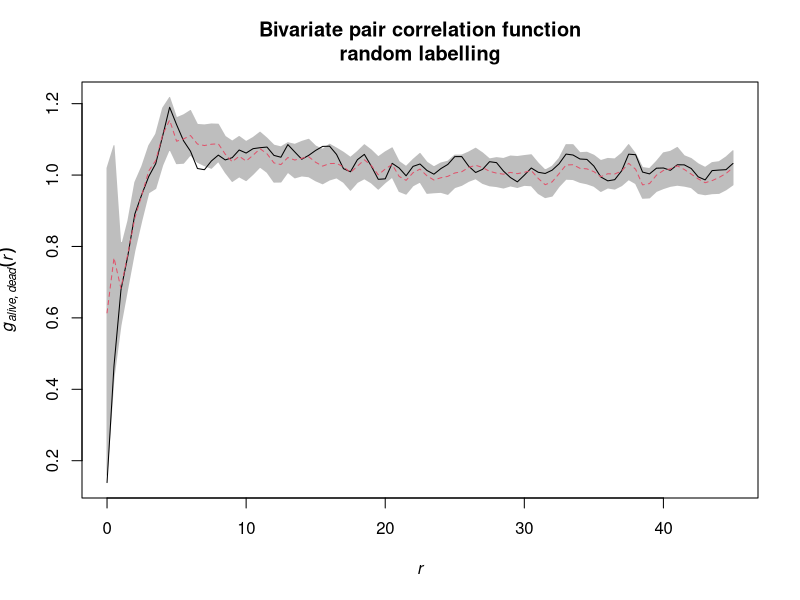
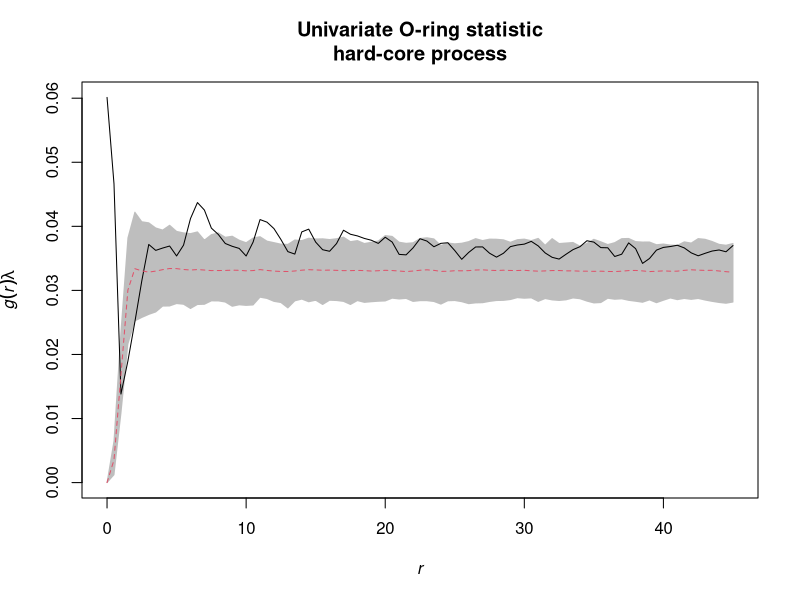
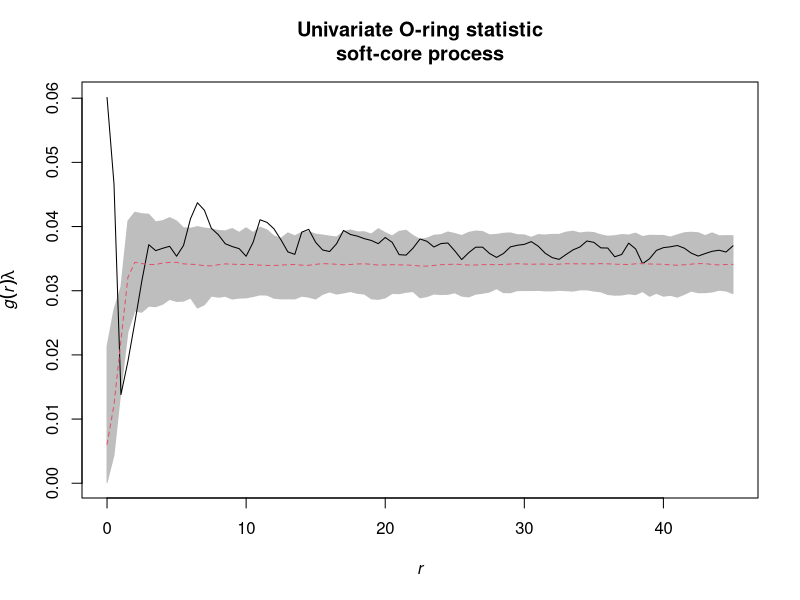
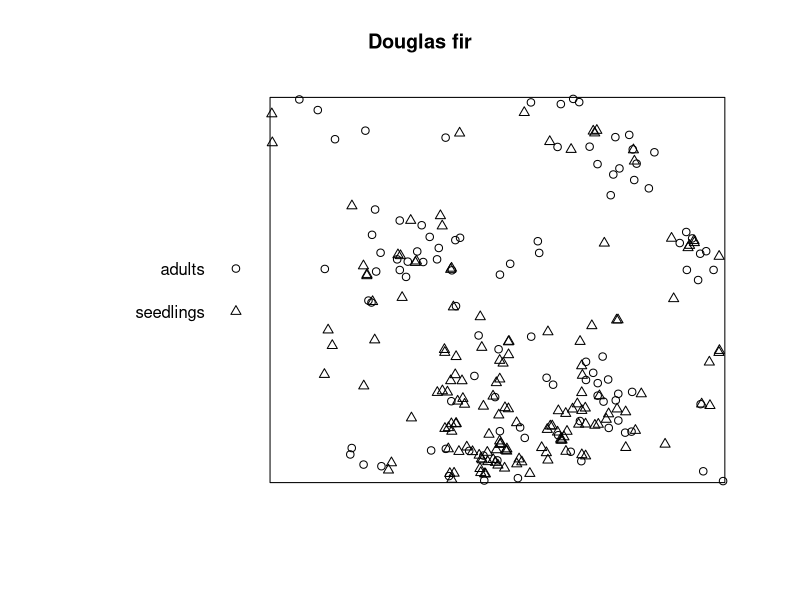
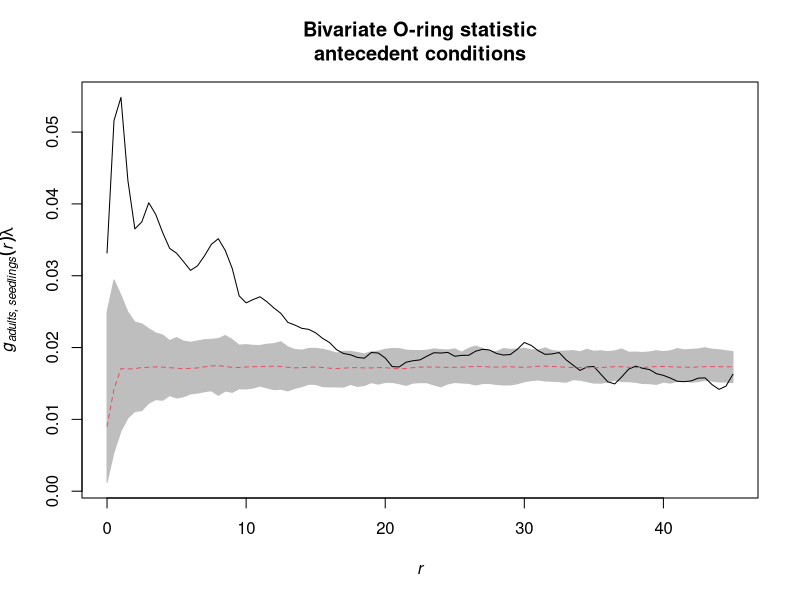
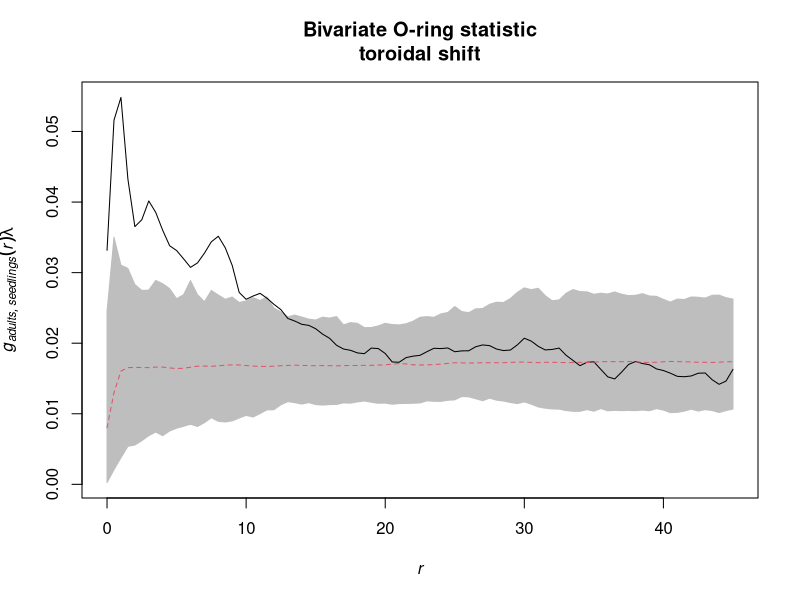

Here is the R script that generated these plots, in order:
## ---- chunk 1
  library(spatstat)
  library(tidyverse)
## ---- chunk 2
  setwd('C:/Users/Maximilian/ownCloud/03_Lehre/Spatial_Statistics/Practicals/Spatial_statistics_R')
  douglas_fir <- read_delim(file = 'DouglasFir_LiveDead_OGN.txt', delim = ';')
  
  douglas_fir <- mutate(douglas_fir,
                        mark = case_when(mark == 1 ~ 'alive',
                                         mark == 2 ~ 'dead'),
                        mark = as.factor(mark))
  
  plot_area <- ripras(x = douglas_fir$x, y = douglas_fir$y, shape = 'rectangle')
  douglas_fir_ppp <- as.ppp(X = douglas_fir, W = plot_area)
## ---- chunk 3
  Oest <- function(input, correction = 'Ripley', r = NULL, ...){
    p_fct <- pcf(input, correction = correction, r = r, divisor = 'd')
    lambda <- intensity(unmark(input))
    eval.fv(p_fct*lambda)
  }
## ---- chunk 4
  simulaion_envelope_random_labeling <- envelope(douglas_fir_ppp, fun = pcfcross, i = 'alive', j = 'dead', 
                                                 r = seq(from = 0, to = 45, by = 0.5),
                                                 divisor = 'd', nsim = 199, nrank = 5,
                                                 simulate = expression(rlabel(douglas_fir_ppp)))
## ---- chunk 5
  plot(simulaion_envelope_random_labeling, xlim = c(0,45), 
       main = 'Bivariate pair correlation function\nrandom labelling', legend = FALSE)
## ---- chunk 6
  alive <- subset.ppp(douglas_fir_ppp, marks == 'alive', drop = T)
  
  simulated_patterns_hardcore <-rStrauss(beta = intensity(alive),
                                         R = 1, gamma = 0, 
                                         nsim = 199, W = alive$window)
## ---- chunk 7
  envelope_hardcore <- envelope(Y = alive, fun = Oest, 
                                r = seq(from = 0, to = 45, by = 0.5),
                                nsim = 199, nrank = 5,
                                simulate = simulated_patterns_hardcore)
## ---- chunk 8
  simulated_patterns_softcore <- rStrauss(beta = intensity(alive),
                                          R = 1, gamma = 0.3, 
                                          nsim = 199, W = alive$window)

  envelope_softcore <- envelope(alive, fun = Oest,
                                r = seq(from = 0, to = 45, by = 0.5),
                                nsim = 199, nrank = 5,
                                simulate = simulated_patterns_softcore)
## ---- chunk 9
  # par(mfrow=c(1,2))
  plot(envelope_hardcore, xlim=c(0,45), 
       main = "Univariate O-ring statistic\nhard-core process", legend = FALSE)
      
  plot(envelope_softcore,xlim=c(0,45), 
       main = "Univariate O-ring statistic\nsoft-core process", legend = FALSE)
  # par(mfrow=c(1,1))
## ---- chunk 10
  setwd('C:/Users/Maximilian/ownCloud/03_Lehre/Spatial_Statistics/Practicals/Spatial_statistics_R')
  douglas_fir <- read_delim(file = 'DouglasFir_Adult_vs_Seedling_OGN.txt', delim = ';')
  
  douglas_fir <- mutate(douglas_fir,
                        mark = case_when(mark == 1 ~ 'adults',
                                         mark == 2 ~ 'seedlings'),
                        mark = as.factor(mark))
  
  plot_area <- ripras(x = douglas_fir$x, y = douglas_fir$y, shape = 'rectangle')
  douglas_fir_ppp <- as.ppp(X = douglas_fir, W = plot_area)
## ---- chunk 11
  plot(douglas_fir_ppp, main = "Douglas fir")
## ---- chunk 12
Oestcross <- function(input,i,j, correction = 'Ripley', r = NULL, ......){
  gij <- pcfcross(input, 
                  i = i, j = j, r = r,
                  correction = correction, divisor = "d")
  lambda <- intensity(input)[j]
  eval.fv(gij * lambda)
}
## ---- chunk 13
null_model_pattern <- list()

for(i in 1:199){
  seedlings <- subset.ppp(douglas_fir_ppp, marks == "seedlings", drop = TRUE)
  adults <- subset(douglas_fir_ppp, marks == "adults", drop = TRUE)
  
  random_seedlings <- rpoint(n = seedlings$n,
                             win = seedlings$window)
  
  overall_pattern <-  superimpose(adults = unmark(adults),
                                  seedlings = random_seedlings)
  
  null_model_pattern[i] <- list(overall_pattern )
}
## ---- chunk 14
  antecedent_conditions <- envelope(douglas_fir_ppp, fun = Oestcross, 
                                    i = "adults", j = "seedlings",
                                    r = seq(from = 0, to = 45, by = 0.5),
                                    nsim = 199,  nrank = 5,
                                    simulate = null_model_pattern)
## ---- chunk 15
  plot(antecedent_conditions, xlim = c(0, 45),
       main = "Bivariate O-ring statistic\nantecedent conditions", legend = FALSE)
## ---- chunk 16
  trdl.shft <- envelope(douglas_fir_ppp, fun = Oestcross, 
                        i = "adults", j = "seedlings",
                        r = seq(from = 0, to = 45, by = 0.5),
                        nsim = 199, nrank = 5,
                        simulate = expression(rshift(douglas_fir_ppp, which = "seedlings", edge="torus")))
## ---- chunk 17
  plot(trdl.shft, xlim = c(0, 45), 
       main = "Bivariate O-ring statistic\ntoroidal shift",  legend = FALSE)
